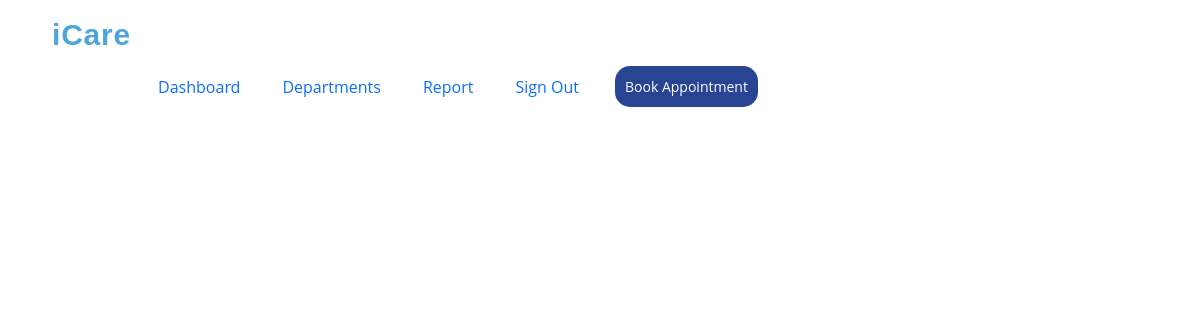
The page /department.php on the database as committed earlier.
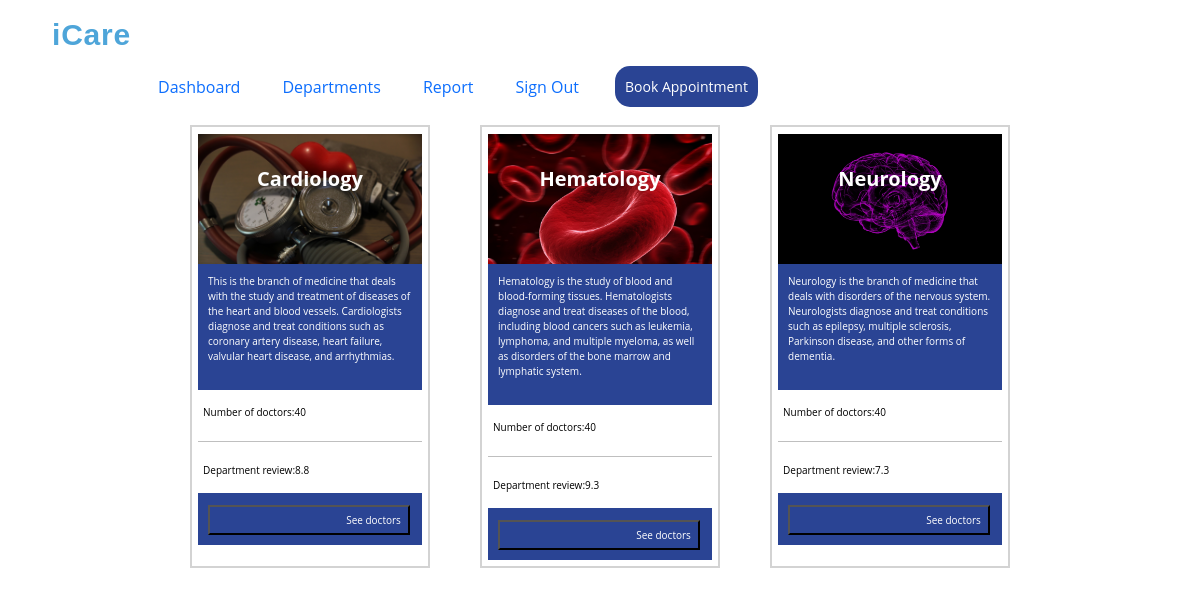
The same page on the database as committed later.
### tables this page shows
CREATE TABLE `department` (
  `dep_name` varchar(50) NOT NULL,
  `dep_des` varchar(500) NOT NULL,
  `dep_rev` varchar(500) NOT NULL
);

### department.php (the view, shortened to what this page needs)
<?php
           $link = mysqli_connect("localhost", "root", "", "hospital");
           $res=mysqli_query($link,"SELECT* FROM department");
?>
<!DOCTYPE html>
<html lang="en">
<head>
     <link href="assets/css/style.css" rel="stylesheet">
    <link href="https://cdn.jsdelivr.net/npm/bootstrap@5.0.2/dist/css/bootstrap.min.css" rel="stylesheet">
    <link rel="stylesheet" href="assets/css/style.css" />
    <link rel="stylesheet" href="assets/css/dept.css" />
</head>
<body>  <header id="header" class="fixed-top">
    <div class="container">
        <h1 class="logo me-auto"><a href="index.html">iCare</a></h1>
      <nav id="navbar" class="navbar navbar-light">
        <ul>
          <li><a class="nav-link scrollto active" href="index.php?user_phone=<?php echo trim($_SESSION['user_phone']); ?>">Dashboard</a></li>
          <li><a class="nav-link scrollto" href="department.php?user_phone=<?php echo trim($_SESSION['user_phone']); ?>">Departments</a></li>
<li><a class="nav-link scrollto" href="reportlist.php?user_phone=<?php echo trim($_SESSION['user_phone']); ?>">Report</a></li>
          <li><a class="nav-link scrollto" href="login.html">Sign Out</a></li>
          <li><a href="department.php?user_phone=<?php echo $_SESSION['user_phone']; ?>" class="appointment-btn scrollto"><span class="d-none d-md-inline">Book </span> Appointment</a></li>
        </ul>
      </nav>
    </div>
  </header>
<br>
   <p class="d">Select a Department</p>
  <section class="list">
      <?php
            while ($row = mysqli_fetch_assoc($res)){
                $name = $row['dep_name'];
                $desc=$row['dep_des'];
                $rev=$row['dep_rev'];
                echo " <div class='department'>";
                if ($name == 'Cardiology') {
                  echo "<div class='cardimage p3'> ";
              }
              else if ($name == 'Neurology') {
                echo "<div class='cardimage p2'> ";
            }
            else if ($name == 'Hematology') {
              echo "<div class='cardimage p1'> ";
          }
          else{
            echo "<div class='cardimage p1'> ";
          }
               echo "<p class='o'>".$name."</p></div>
                <div class='contant'>
                <P >".$desc." </P>
            </div>
            <div class='info'>
            <p>"."Number of doctors:40"."</p><hr>
            <p>"."Department review:".$rev."</p>
          </div>
          <div class='contant'>
          <form action=doctor.php  method=post>
  <input type=hidden name=department value='$name'>
  <input type=hidden name=user_phone value=' $user_phone '>
  <button type=submit class=nav-l >See doctors</button>
</form>
        </div> </div>";
               }
               ?>
  </section>
</body>
</html>

Rows that differ between the two databases and show on the page:
added department: dep_name "Cardiology", dep_des "This is the branch of medicine that deals with the study and treatment of diseases of the heart and blood vessels. Cardiologists diagnose and treat conditions such as coronary artery disease, heart failure, valvular heart disease, and arrhythmias.", dep_rev "8.8"
added department: dep_name "Hematology", dep_des "Hematology is the study of blood and blood-forming tissues. Hematologists diagnose and treat diseases of the blood, including blood cancers such as leukemia, lymphoma, and multiple myeloma, as well as disorders of the bone marrow and lymphatic system.", dep_rev "9.3"
added department: dep_name "Neurology", dep_des "Neurology is the branch of medicine that deals with disorders of the nervous system. Neurologists diagnose and treat conditions such as epilepsy, multiple sclerosis, Parkinson disease, and other forms of dementia.", dep_rev "7.3"
